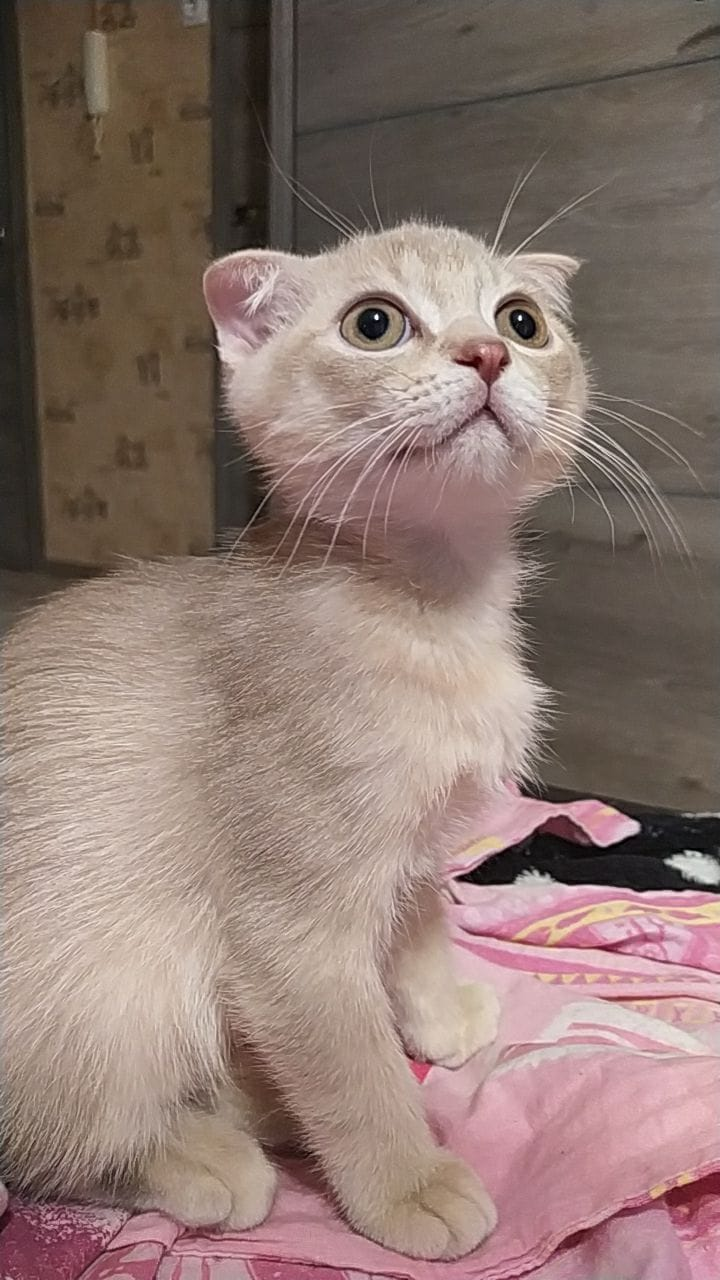
#> input picture Lab 2/cat_16.jpeg, 720 x 1280 px
$ python Eigen-value-decomposition.py
#> lines starting #> are read from the running program, lines starting #| are printed output that depends on the picture
import cv2
import numpy as np
import matplotlib.pyplot as plt

# Read the image and make it grayscale
img = cv2.imread("cat_16.jpeg")
#> img is the input picture: shape (1280, 720, 3); mean B, G, R 112.8, 120.1, 141.2
A = cv2.cvtColor(img, cv2.COLOR_BGR2GRAY).astype(float)
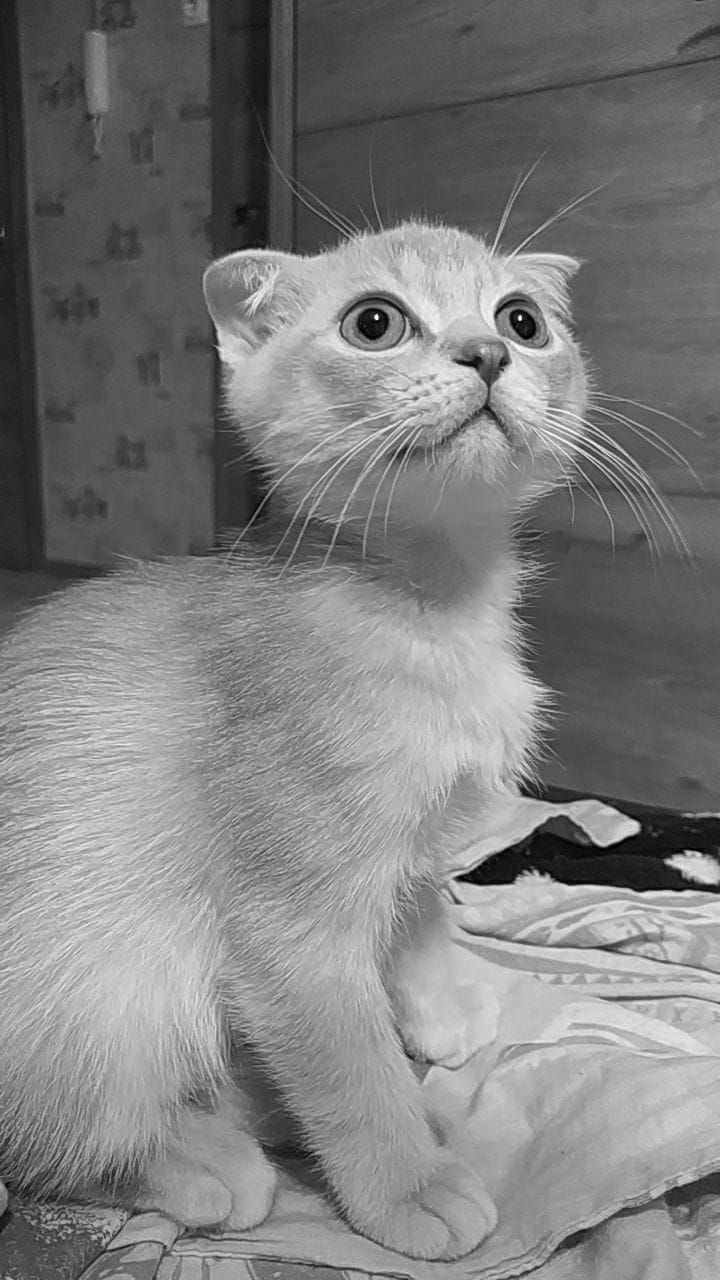
#> A: shape (1280, 720) float64; min 0, max 255, mean 125.6

if A.shape[0] != A.shape[1]:
#> (the run stopped early here; a loop or call above may not have finished)
